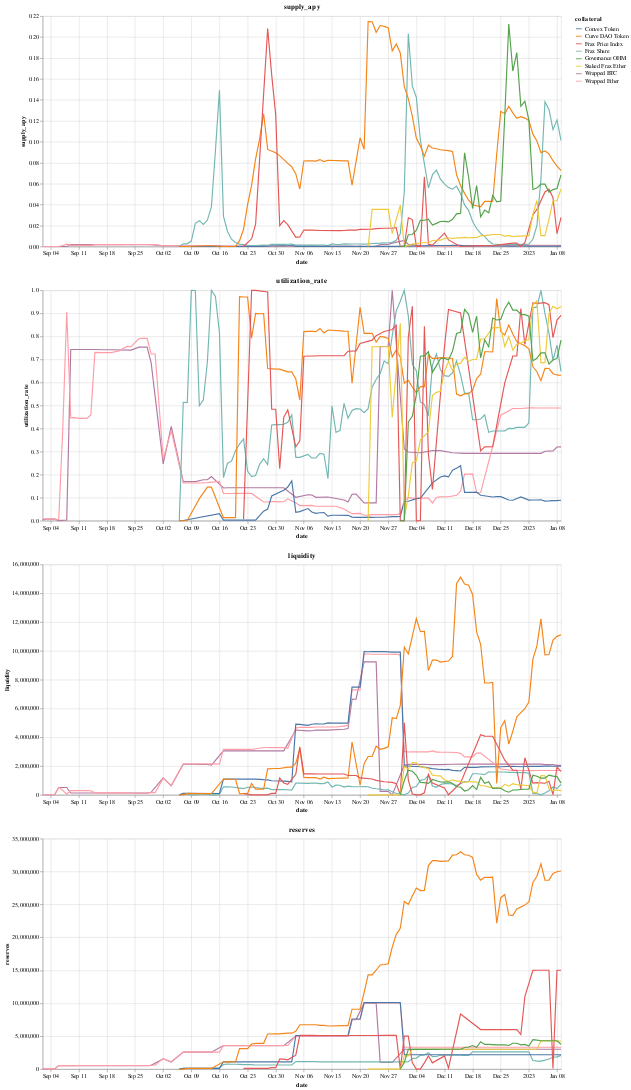

Source (notebook cell):
### Code cell
selection = alt.selection_multi(fields=['collateral'], bind='legend')
nearest = alt.selection_single(
    fields=['timestamp'], nearest=True, on='mouseover', empty='none', clear='mouseout'
)

charts = []
for v in ['supply_apy', 'utilization_rate', 'liquidity', 'reserves']: 
    base = alt.Chart(df_pairs).encode(x="date:T") 
    charts.append(
        (
            base
            .mark_line()
            .encode(
                y=f"{v}:Q", 
                color="collateral:N", 
                tooltip=["date:T", f"{v}:Q", "collateral:N"],
                opacity=alt.condition(selection, alt.value(1), alt.value(0.2))
            )
            .properties(width=900, height=400, title=v)
            .add_selection(selection)
        ) + (
            base 
            .transform_pivot("collateral", groupby=['date'], value=v)
            .mark_rule() 
            .encode(
                tooltip=[alt.Tooltip(c, type='quantitative') for c in df_pairs.collateral.unique()],
                opacity=alt.condition(nearest, alt.value(0.3), alt.value(0)),
            )
            .add_selection(nearest)
        )
    )
    
    
alt.vconcat(*charts)

### Figure 1 — Vega-Lite specification as saved in the notebook (floating-point values rounded to 4 significant figures; data arrays with more than 128 entries replaced by an {"elided": "..."} marker saying what was removed)
{"$schema": "https://vega.github.io/schema/vega-lite/v4.17.0.json", "config": {"view": {"continuousHeight": 300, "continuousWidth": 400}}, "data": {"name": "data-91a157930df6e01c6914d9781fa678a6"}, "datasets": {"data-91a157930df6e01c6914d9781fa678a6": {"elided": "519 records"}}, "vconcat": [{"layer": [{"encoding": {"color": {"field": "collateral", "type": "nominal"}, "opacity": {"condition": {"selection": "selector035", "value": 1}, "value": 0.2}, "tooltip": [{"field": "date", "type": "temporal"}, {"field": "supply_apy", "type": "quantitative"}, {"field": "collateral", "type": "nominal"}], "x": {"field": "date", "type": "temporal"}, "y": {"field": "supply_apy", "type": "quantitative"}}, "height": 400, "mark": "line", "selection": {"selector035": {"bind": "legend", "fields": ["collateral"], "type": "multi"}}, "title": "supply_apy", "width": 900}, {"encoding": {"opacity": {"condition": {"selection": "selector036", "value": 0.3}, "value": 0}, "tooltip": [{"field": "Wrapped BTC", "type": "quantitative"}, {"field": "Wrapped Ether", "type": "quantitative"}, {"field": "Frax Share", "type": "quantitative"}, {"field": "Convex Token", "type": "quantitative"}, {"field": "Curve DAO Token", "type": "quantitative"}, {"field": "Frax Price Index", "type": "quantitative"}, {"field": "Staked Frax Ether", "type": "quantitative"}, {"field": "Governance OHM", "type": "quantitative"}], "x": {"field": "date", "type": "temporal"}}, "mark": "rule", "selection": {"selector036": {"clear": "mouseout", "empty": "none", "fields": ["timestamp"], "nearest": true, "on": "mouseover", "type": "single"}}, "transform": [{"groupby": ["date"], "pivot": "collateral", "value": "supply_apy"}]}]}, {"layer": [{"encoding": {"color": {"field": "collateral", "type": "nominal"}, "opacity": {"condition": {"selection": "selector035", "value": 1}, "value": 0.2}, "tooltip": [{"field": "date", "type": "temporal"}, {"field": "utilization_rate", "type": "quantitative"}, {"field": "collateral", "type": "nominal"}], "x": {"field": "date", "type": "temporal"}, "y": {"field": "utilization_rate", "type": "quantitative"}}, "height": 400, "mark": "line", "selection": {"selector035": {"bind": "legend", "fields": ["collateral"], "type": "multi"}}, "title": "utilization_rate", "width": 900}, {"encoding": {"opacity": {"condition": {"selection": "selector036", "value": 0.3}, "value": 0}, "tooltip": [{"field": "Wrapped BTC", "type": "quantitative"}, {"field": "Wrapped Ether", "type": "quantitative"}, {"field": "Frax Share", "type": "quantitative"}, {"field": "Convex Token", "type": "quantitative"}, {"field": "Curve DAO Token", "type": "quantitative"}, {"field": "Frax Price Index", "type": "quantitative"}, {"field": "Staked Frax Ether", "type": "quantitative"}, {"field": "Governance OHM", "type": "quantitative"}], "x": {"field": "date", "type": "temporal"}}, "mark": "rule", "selection": {"selector036": {"clear": "mouseout", "empty": "none", "fields": ["timestamp"], "nearest": true, "on": "mouseover", "type": "single"}}, "transform": [{"groupby": ["date"], "pivot": "collateral", "value": "utilization_rate"}]}]}, {"layer": [{"encoding": {"color": {"field": "collateral", "type": "nominal"}, "opacity": {"condition": {"selection": "selector035", "value": 1}, "value": 0.2}, "tooltip": [{"field": "date", "type": "temporal"}, {"field": "liquidity", "type": "quantitative"}, {"field": "collateral", "type": "nominal"}], "x": {"field": "date", "type": "temporal"}, "y": {"field": "liquidity", "type": "quantitative"}}, "height": 400, "mark": "line", "selection": {"selector035": {"bind": "legend", "fields": ["collateral"], "type": "multi"}}, "title": "liquidity", "width": 900}, {"encoding": {"opacity": {"condition": {"selection": "selector036", "value": 0.3}, "value": 0}, "tooltip": [{"field": "Wrapped BTC", "type": "quantitative"}, {"field": "Wrapped Ether", "type": "quantitative"}, {"field": "Frax Share", "type": "quantitative"}, {"field": "Convex Token", "type": "quantitative"}, {"field": "Curve DAO Token", "type": "quantitative"}, {"field": "Frax Price Index", "type": "quantitative"}, {"field": "Staked Frax Ether", "type": "quantitative"}, {"field": "Governance OHM", "type": "quantitative"}], "x": {"field": "date", "type": "temporal"}}, "mark": "rule", "selection": {"selector036": {"clear": "mouseout", "empty": "none", "fields": ["timestamp"], "nearest": true, "on": "mouseover", "type": "single"}}, "transform": [{"groupby": ["date"], "pivot": "collateral", "value": "liquidity"}]}]}, {"layer": [{"encoding": {"color": {"field": "collateral", "type": "nominal"}, "opacity": {"condition": {"selection": "selector035", "value": 1}, "value": 0.2}, "tooltip": [{"field": "date", "type": "temporal"}, {"field": "reserves", "type": "quantitative"}, {"field": "collateral", "type": "nominal"}], "x": {"field": "date", "type": "temporal"}, "y": {"field": "reserves", "type": "quantitative"}}, "height": 400, "mark": "line", "selection": {"selector035": {"bind": "legend", "fields": ["collateral"], "type": "multi"}}, "title": "reserves", "width": 900}, {"encoding": {"opacity": {"condition": {"selection": "selector036", "value": 0.3}, "value": 0}, "tooltip": [{"field": "Wrapped BTC", "type": "quantitative"}, {"field": "Wrapped Ether", "type": "quantitative"}, {"field": "Frax Share", "type": "quantitative"}, {"field": "Convex Token", "type": "quantitative"}, {"field": "Curve DAO Token", "type": "quantitative"}, {"field": "Frax Price Index", "type": "quantitative"}, {"field": "Staked Frax Ether", "type": "quantitative"}, {"field": "Governance OHM", "type": "quantitative"}], "x": {"field": "date", "type": "temporal"}}, "mark": "rule", "selection": {"selector036": {"clear": "mouseout", "empty": "none", "fields": ["timestamp"], "nearest": true, "on": "mouseover", "type": "single"}}, "transform": [{"groupby": ["date"], "pivot": "collateral", "value": "reserves"}]}]}]}
